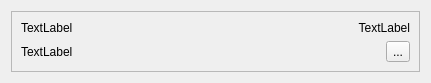
<?xml version="1.0" encoding="UTF-8"?>
<ui version="4.0">
 <class>Form</class>
 <widget class="QWidget" name="Form">
  <property name="geometry">
   <rect>
    <x>0</x>
    <y>0</y>
    <width>431</width>
    <height>82</height>
   </rect>
  </property>
  <property name="windowTitle">
   <string>Form</string>
  </property>
  <layout class="QGridLayout" name="gridLayout_2">
   <item row="0" column="0">
    <widget class="QFrame" name="frame">
     <property name="enabled">
      <bool>true</bool>
     </property>
     <property name="frameShape">
      <enum>QFrame::StyledPanel</enum>
     </property>
     <property name="frameShadow">
      <enum>QFrame::Raised</enum>
     </property>
     <layout class="QGridLayout" name="gridLayout">
      <property name="leftMargin">
       <number>9</number>
      </property>
      <property name="topMargin">
       <number>9</number>
      </property>
      <property name="rightMargin">
       <number>9</number>
      </property>
      <item row="0" column="0">
       <layout class="QVBoxLayout" name="verticalLayout">
        <item>
         <layout class="QHBoxLayout" name="horizontalLayout_2">
          <item>
           <widget class="QLabel" name="title">
            <property name="text">
             <string>TextLabel</string>
            </property>
           </widget>
          </item>
          <item>
           <widget class="QLabel" name="desription">
            <property name="text">
             <string>TextLabel</string>
            </property>
            <property name="alignment">
             <set>Qt::AlignRight|Qt::AlignTrailing|Qt::AlignVCenter</set>
            </property>
           </widget>
          </item>
         </layout>
        </item>
        <item>
         <layout class="QHBoxLayout" name="horizontalLayout">
          <item>
           <widget class="QLabel" name="balance_currency">
            <property name="text">
             <string>TextLabel</string>
            </property>
           </widget>
          </item>
          <item>
           <widget class="QToolButton" name="btn_more_info">
            <property name="text">
             <string>...</string>
            </property>
           </widget>
          </item>
         </layout>
        </item>
       </layout>
      </item>
     </layout>
    </widget>
   </item>
  </layout>
 </widget>
 <resources/>
 <connections/>
</ui>
